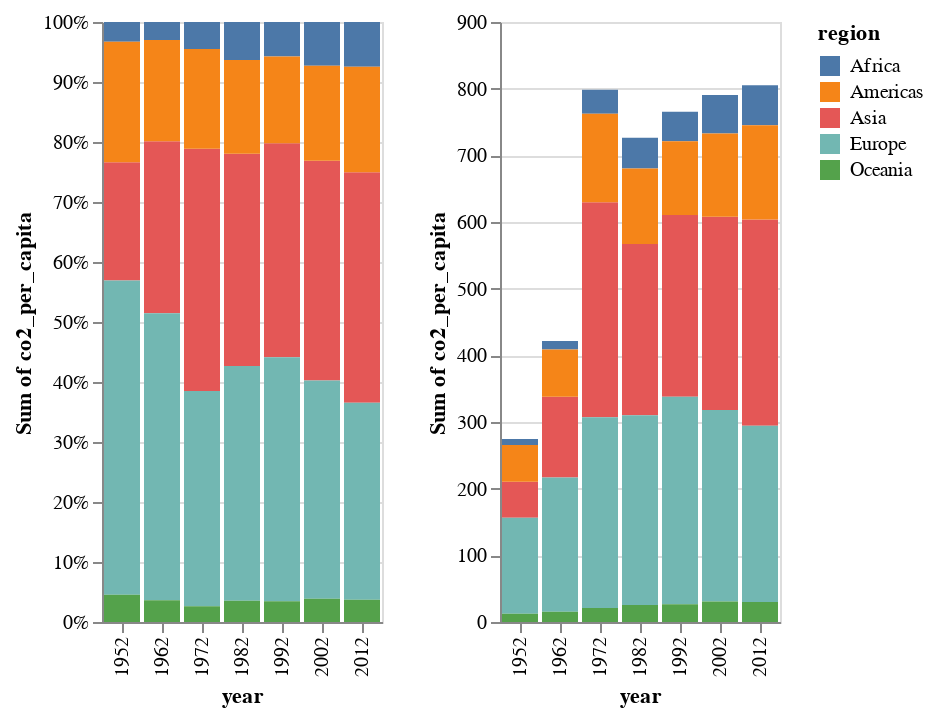

This figure's notebook cell:
### Markdown cell above
### Part B: Normalized Stacked Bar Chart  
**Purpose**: Focus on changing proportions rather than absolute numbers

Enhance the stacked chart by:
- Use the same **x channel** and **color channel** encodings as Part A
- Encode sum of co2 emissions on the **y channel** with `stack='normalize'` to show percentages

### Code cell
# Show proportions instead of absolute values
normalized_stack_bar = alt.Chart(subset).mark_bar().encode(x = 'year:O', 
                                                           y = alt.Y("sum(co2_per_capita)", stack = 'normalize'), 
                                                           color = "region:N")

# Show plot
normalized_stack_bar
normalized_stack_bar | stacked_bar.encode(y = 'sum(co2_per_capita)') # here we just edit the specification for the `stacked_bar` to sum the y!

### Figure 1 — Vega-Lite specification as saved in the notebook (floating-point values rounded to 4 significant figures; data arrays with more than 128 entries replaced by an {"elided": "..."} marker saying what was removed)
{"config": {"view": {"continuousWidth": 300, "continuousHeight": 300}}, "hconcat": [{"mark": {"type": "bar"}, "encoding": {"color": {"field": "region", "type": "nominal"}, "x": {"field": "year", "type": "ordinal"}, "y": {"aggregate": "sum", "field": "co2_per_capita", "stack": "normalize", "type": "quantitative"}}}, {"mark": {"type": "bar", "strokeWidth": 10}, "encoding": {"color": {"field": "region", "type": "nominal"}, "x": {"field": "year", "type": "ordinal"}, "y": {"aggregate": "sum", "field": "co2_per_capita", "type": "quantitative"}}}], "data": {"name": "data-7c87b9d432ca829e70c0c6b80a0319e2"}, "$schema": "https://vega.github.io/schema/vega-lite/v5.20.1.json", "datasets": {"data-7c87b9d432ca829e70c0c6b80a0319e2": {"elided": "1246 records"}}}
